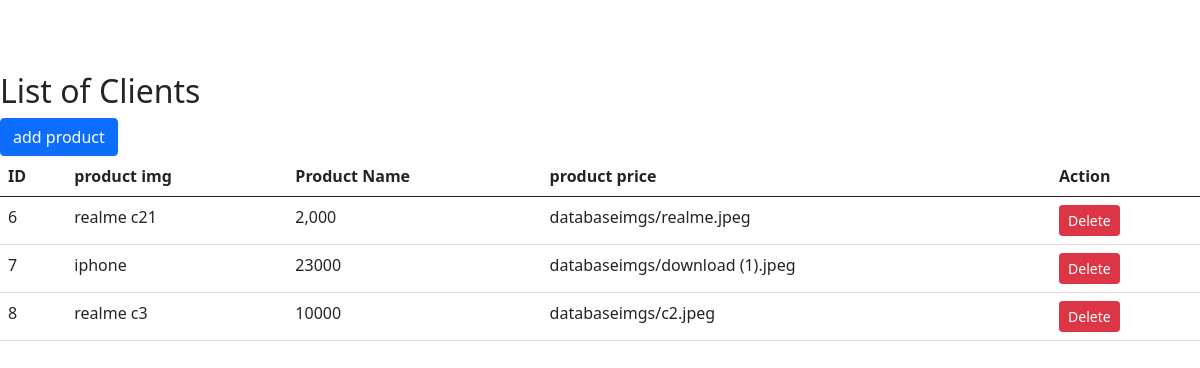
The page /admin/products/productsindex.php on the database as committed earlier.
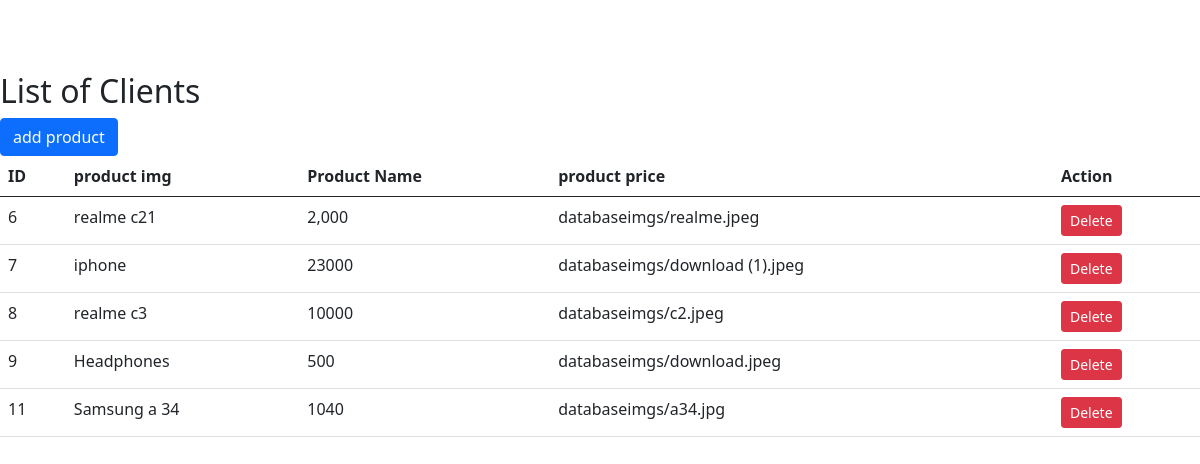
The same page on the database as committed later.
### tables this page shows
CREATE TABLE `products` (
  `id` int(11) NOT NULL,
  `p_name` varchar(255) NOT NULL,
  `p_price` varchar(255) NOT NULL,
  `p_qty` int(11) NOT NULL,
  `p_tax` int(11) NOT NULL,
  `img_upload` text NOT NULL
);

### admin/products/productsindex.php (the view, shortened to what this page needs)
<!DOCTYPE html>
<html lang="en">
<head>
    <link href="https://cdn.jsdelivr.net/npm/bootstrap@5.0.2/dist/css/bootstrap.min.css" rel="stylesheet"
>
</head>
<body>
<br><br><br>
        <h2>List of Clients</h2>
        <a class="btn btn-primary" href="upload.php" role="button">add product</a>
        <br>
        <table class="table">
            <thead>
                <tr>
                    <th>ID</th>
                    <th>product img</th>
                    <th>Product Name</th>
                    <th>product price</th>
                    <th>Action</th>
                </tr>
            <tbody>
                <?php
                include 'config.php';
                $sql = "SELECT * FROM products";
                $result = $conn->query($sql);
                while ($row = $result->fetch_assoc()) {
                    echo "<tr>
    <td>$row[id]</td>
    <td>$row[p_name]</td>
    <td>$row[p_price]</td>
    <td>$row[img_upload]</td>
    <td>
        <a class='btn btn-danger btn-sm' href='productsdelete.php?id=$row[id]'>Delete</a>
    </td>
</tr>";
                }
                ?>
            </thead>
        </table>
</body>
</html>

Rows that differ between the two databases and show on the page:
added products: id "9", p_name "Headphones", p_price "500", img_upload "databaseimgs/download.jpeg"
added products: id "11", p_name "Samsung a 34", p_price "1040", img_upload "databaseimgs/a34.jpg"
